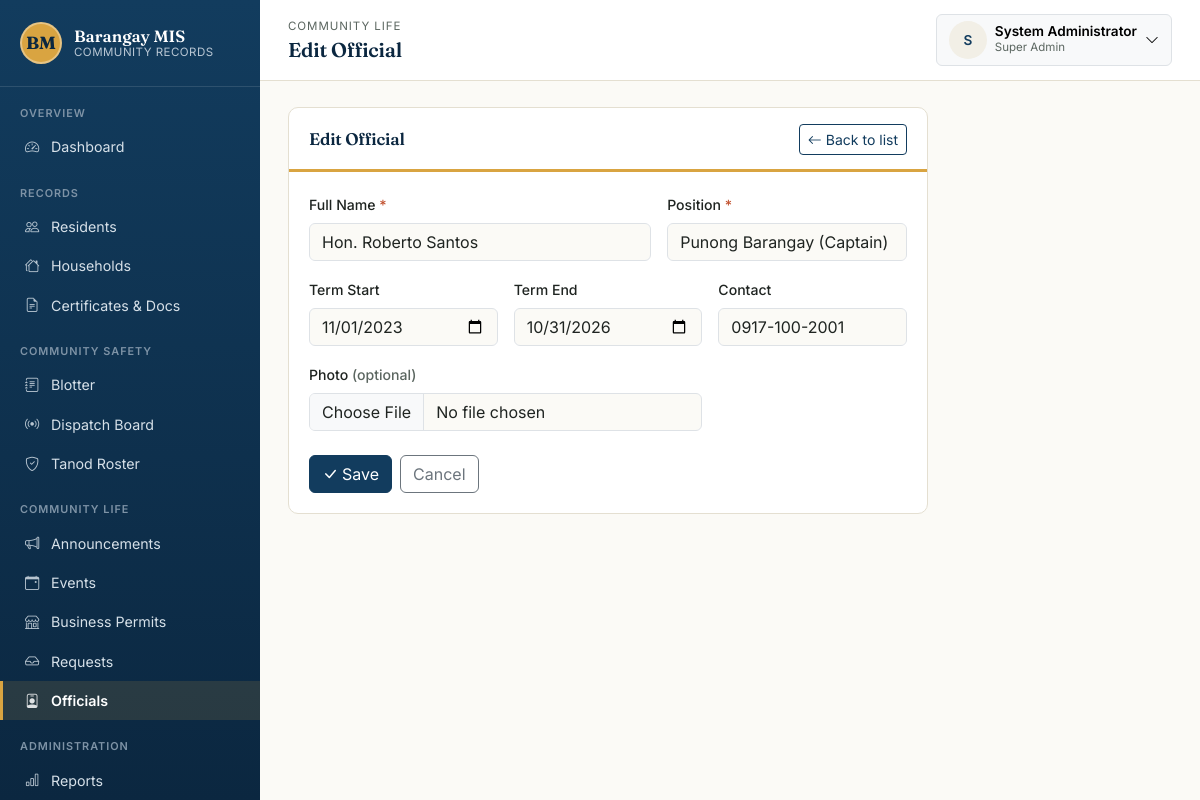
The page /modules/officials/form.php?id=1 (signed in) on the database its author committed.
### tables this page shows
CREATE TABLE officials (
    id            INT AUTO_INCREMENT PRIMARY KEY,
    full_name     VARCHAR(150) NOT NULL,
    position      VARCHAR(100) NOT NULL,
    term_start    DATE,
    term_end      DATE,
    contact       VARCHAR(50),
    photo         VARCHAR(255),
    created_at    TIMESTAMP NOT NULL DEFAULT CURRENT_TIMESTAMP
);

### includes/functions.php (called while the page is built, shortened)
<?php
function clean(?string $value): string
{
    return htmlspecialchars(trim($value ?? ''), ENT_QUOTES, 'UTF-8');
}

### modules/officials/form.php (the view, shortened to what this page needs)
<?php
require_once __DIR__ . '/../../config.php';
require_once __DIR__ . '/../../includes/functions.php';
$id = isset($_GET['id']) ? (int)$_GET['id'] : null;
$official = ['full_name' => '', 'position' => '', 'term_start' => '', 'term_end' => '', 'contact' => '', 'photo' => null];
if ($id) {
    $stmt = $pdo->prepare('SELECT * FROM officials WHERE id = ?');
    $stmt->execute([$id]);
    $found = $stmt->fetch();
    $official = $found;
}
require_once __DIR__ . '/../../includes/header.php';
?>
<div class="panel" style="max-width:640px;">
    <div class="panel-header">
        <h2><?= $id ? 'Edit Official' : 'Add Official' ?></h2>
        <a href="<?= BASE_URL ?>/modules/officials/list.php" class="btn btn-sm btn-outline-primary"><i class="bi bi-arrow-left me-1"></i>Back to list</a>
    </div>
    <div class="panel-body">
        <form method="post" enctype="multipart/form-data" novalidate>
            <div class="row g-3">
                <div class="col-md-7">
                    <label class="form-label">Full Name <span class="required-mark">*</span></label>
                    <input type="text" name="full_name" class="form-control" required value="<?= clean($official['full_name']) ?>">
                </div>
                <div class="col-md-5">
                    <label class="form-label">Position <span class="required-mark">*</span></label>
                    <input type="text" name="position" class="form-control" required placeholder="Kagawad, SK Chairman..." value="<?= clean($official['position']) ?>">
                </div>
                <div class="col-md-4">
                    <label class="form-label">Term Start</label>
                    <input type="date" name="term_start" class="form-control" value="<?= clean($official['term_start']) ?>">
                </div>
                <div class="col-md-4">
                    <label class="form-label">Term End</label>
                    <input type="date" name="term_end" class="form-control" value="<?= clean($official['term_end']) ?>">
                </div>
                <div class="col-md-4">
                    <label class="form-label">Contact</label>
                    <input type="text" name="contact" class="form-control" value="<?= clean($official['contact']) ?>">
                </div>
                <div class="col-md-8">
                    <label class="form-label">Photo <span class="text-soft">(optional)</span></label>
                    <input type="file" name="photo" class="form-control" accept="image/jpeg,image/png,image/webp">
                </div>
            </div>
            <div class="mt-4 d-flex gap-2">
                <button type="submit" class="btn btn-primary"><i class="bi bi-check-lg me-1"></i>Save</button>
                <a href="<?= BASE_URL ?>/modules/officials/list.php" class="btn btn-outline-secondary">Cancel</a>
            </div>
        </form>
    </div>
</div>
<?php require_once __DIR__ . '/../../includes/footer.php'; ?>

### assets/css/style.css (style rules this page uses)
:root { --bagong-blue: #123C5E; --bagong-blue-dark: #0B2740; --bagong-blue-light: #1E5583; --paper: #FBFAF6; --paper-dim: #F2EFE6; --palay-gold: #D9A441; --palay-gold-dark: #B9832F; --adobe: #C1502E; --talahib: #4C7A5E; --ink: #1F2421; --ink-soft: #5B6660; --hairline: #E4DFD1; --font-display: 'Fraunces', Georgia, serif; --font-body: 'Inter', -apple-system, Segoe UI, Roboto, sans-serif; --font-mono: 'JetBrains Mono', SFMono-Regular, Menlo, monospace; --bs-primary: var(--bagong-blue); --bs-body-font-family: var(--font-body); --bs-body-color: var(--ink); --bs-body-bg: var(--paper); }
* { box-sizing: border-box; }
body { background: var(--paper); color: var(--ink); font-family: var(--font-body); }
h1, h2, h3, h4, .display-font { font-family: var(--font-display); font-weight: 600; letter-spacing: -0.01em; color: var(--bagong-blue-dark); }
a { color: var(--bagong-blue); }
.panel { background: #fff; border: 1px solid var(--hairline); border-radius: 10px; margin-bottom: 22px; overflow: hidden; }
.panel-header { display: flex; align-items: center; justify-content: space-between; gap: 12px; padding: 16px 20px 14px; border-bottom: 3px solid var(--palay-gold); flex-wrap: wrap; }
.panel-header h2, .panel-header h3 { margin: 0; font-size: 1.05rem; }
.panel-body { padding: 20px; }
.btn-primary { background: var(--bagong-blue); border-color: var(--bagong-blue); }
.btn-outline-primary { color: var(--bagong-blue); border-color: var(--bagong-blue); }
.text-soft { color: var(--ink-soft); }
.required-mark { color: var(--adobe); }
.form-label { font-weight: 500; font-size: 0.88rem; }

### rows shown on the page
officials: full_name "Hon. Roberto Santos", position "Punong Barangay (Captain)", term_start "11/01/2023", term_end "10/31/2026", contact "0917-100-2001"

### other values the page prints
$label "Dashboard Residents Households Certificates & Docs Blotter Dispatch Board Tanod Roster Announcements Events Business Permits Requests Officials Reports"
$breadcrumbEyebrow "COMMUNITY LIFE"
$pageTitle "Edit Official"
mb_strtoupper(mb_substr(current_full_name() ?: '?', 0, 1)) "S"
current_full_name() "System Administrator"
role_label(current_role()) "Super Admin"
